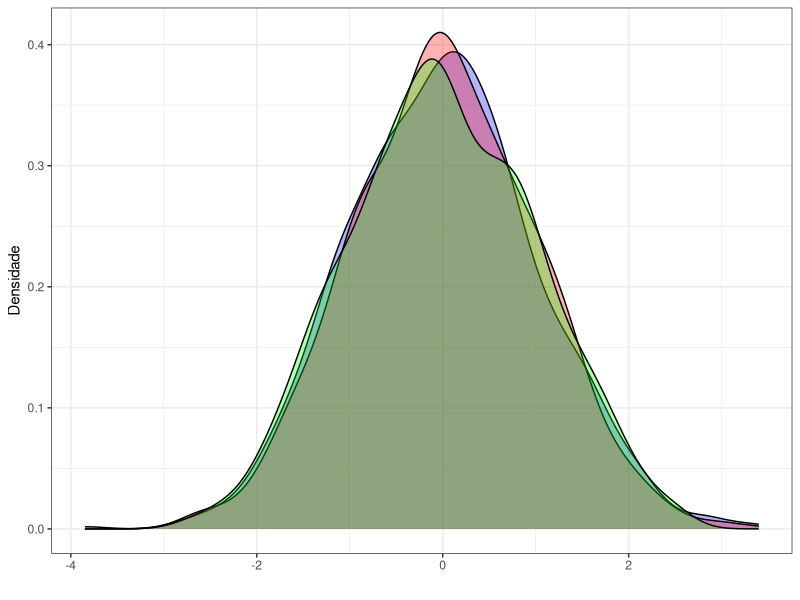

This chart was generated by the following R code:
################################################################################
###############                      Lista 1                     ###############
################################################################################

### Exercício 2
## b)
library(mvtnorm)
library(tidyverse)
set.seed(236106)

mu <- c(0, 0, 0)
sigma <- matrix(c(1, .6, .4,
                  .6, 1, .2,
                  .4, .2, 1), byrow = T, nrow = 3)

dados <- data.frame(rmvnorm(1000, mu, sigma))
colnames(dados) <- c("X", "Y", "Z")

dados %>% 
  ggplot() +
  geom_density(aes(X), fill="blue", alpha = .3) +
  geom_density(aes(Y), fill="red", alpha = .3) +
  geom_density(aes(Z), fill="green", alpha = .3) +
  labs(x = "", y = "Densidade") +
  theme_bw()

pyz <- cor(dados$Y, dados$Z)
pxy <- cor(dados$X, dados$Y)
pzx <- cor(dados$Z, dados$X)

pyz_x <- (pyz - (pxy*pzx)) / (sqrt(1 - pxy^2) * sqrt(1 - pzx^2)) 

pyz # 0.2344331
pyz_x # -0.016399
